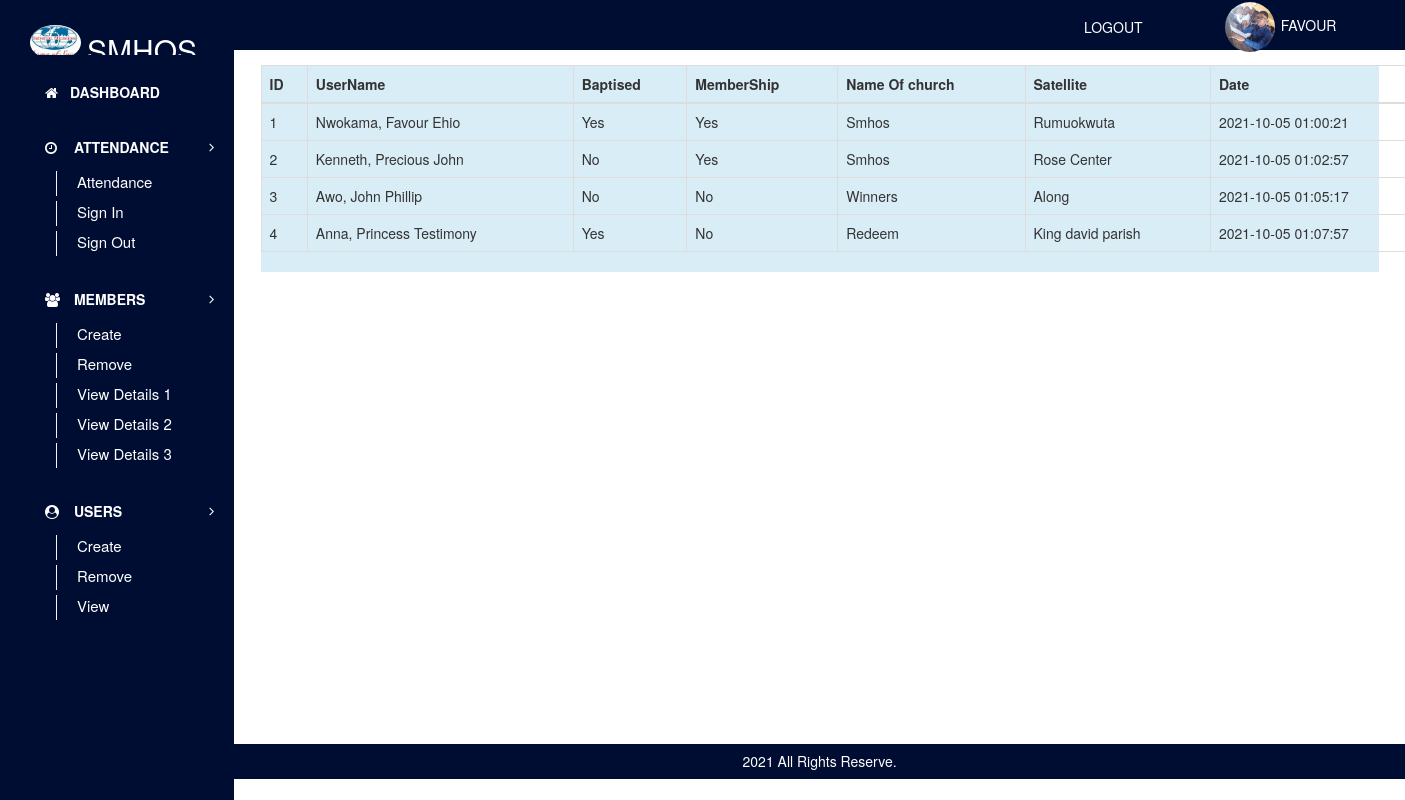
The page /viewMembers3 (signed in) on the database its author committed.
### tables this page shows
CREATE TABLE `members` (
  `memId` int(11) NOT NULL,
  `lastName` varchar(20) NOT NULL,
  `firstName` varchar(20) NOT NULL,
  `otherName` varchar(20) NOT NULL,
  `dob` date NOT NULL,
  `sex` varchar(7) NOT NULL,
  `email` varchar(30) NOT NULL,
  `number` varchar(20) NOT NULL,
  `occupation` varchar(20) NOT NULL,
  `maritalStatus` varchar(10) NOT NULL,
  `address` varchar(50) NOT NULL,
  `nationality` varchar(20) NOT NULL,
  `state` varchar(20) NOT NULL,
  `town` varchar(20) NOT NULL,
  `areYouAMember` varchar(10) NOT NULL,
  `churchName` varchar(30) NOT NULL,
  `churchBranch` varchar(30) NOT NULL,
  `areYouBaptised` varchar(10) NOT NULL,
  `date` datetime NOT NULL DEFAULT CURRENT_TIMESTAMP,
  `status` varchar(10) NOT NULL
);

### config/dataBaseLink.php (called while the page is built, shortened)
<?php
class HomeCell{
private $connect = NULL;
public function __construct()
  {
$servername = "localhost";
$username = "root";
$password = "";
$dbname = "favhomecell";
  $this->connect = "";
  try{
  $this->connect = new PDO("mysql:host=$servername;dbname=$dbname", $username, $password);
  $this->connect->setAttribute(PDO::ATTR_ERRMODE, PDO::ERRMODE_EXCEPTION);
  $this->connect->exec("SET CHARACTER SET utf8");
    }
  catch(PDOException $e) {
  echo 'Error: ' . $e->getMessage();
        }
  }
 public function tbl_select($tblquery,$tblvalue = array())
 {
 try{
  $stmt = $this->connect->prepare($tblquery);
  $stmt->execute($tblvalue);
  $results = $stmt->fetchAll(PDO::FETCH_ASSOC);
  return $results;
} catch(PDOException $e) {
    echo 'Error: ' . $e->getMessage();
  }
 }
  }
?>

### pages/viewMembers3.php (the view)
<div class="bg-info">
<div class="container">
    <div class="row justify-content-center">
        <table class="table table-bordered table-hover" id="table">
            <thead>
                <tr>
                    <th>ID</th>
                    <th>UserName</th>
                    <th>Baptised</th>
                    <th>MemberShip</th>
                    <th>Name Of church</th>
                    <th>Satellite</th>
                    <th>Date</th>
                </tr>
            </thead>
            <tbody>
                <tr>
                    <?php
                        $tblquery = "SELECT * FROM members";
                        $tblvalue = array();
                        $select = $collect->tbl_select($tblquery, $tblvalue);
                        foreach($select as $data){
                            extract($data);
                            ?>
                            <?php
                                echo "
                                    <tr>
                                        <td>$memId</td>
                                        <td>$lastName, $firstName $otherName</td>
                                        <td>$areYouBaptised</td>
                                        <td>$areYouAMember</td>
                                        <td>$churchName</td>
                                        <td>$churchBranch</td>
                                        <td>$date</td>
                                    </tr>
                                ";
                        }
                    ?>
                </tr>
            </tbody>
        </table>
    </div>
</div>
</div>

### styles/stylesheet.css (style rules this page uses)
body { box-sizing: border-box; font-family: 'Roboto', sans-serif; margin: 0; overflow: hidden; padding: 0; }

### rows shown on the page
members: memId "1", lastName "Nwokama", firstName "Favour", otherName "Ehio", areYouBaptised "Yes", areYouAMember "Yes", churchName "Smhos", churchBranch "Rumuokwuta", date "2021-10-05 01:00:21"
members: memId "2", lastName "Kenneth", firstName "Precious", otherName "John", areYouBaptised "No", areYouAMember "Yes", churchName "Smhos", churchBranch "Rose Center", date "2021-10-05 01:02:57"
members: memId "3", lastName "Awo", firstName "John", otherName "Phillip", areYouBaptised "No", areYouAMember "No", churchName "Winners", churchBranch "Along", date "2021-10-05 01:05:17"
members: memId "4", lastName "Anna", firstName "Princess", otherName "Testimony", areYouBaptised "Yes", areYouAMember "No", churchName "Redeem", churchBranch "King david parish", date "2021-10-05 01:07:57"

### other values the page prints
$_SESSION['userName'] "FAVOUR"
